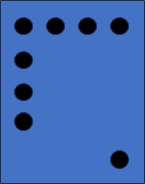
#> input picture e2e-tutorials/object_detection/data/raw/board.png, 145 x 184 px
$ jupyter execute 01-CreateTestSet.ipynb
#> lines starting #> are read from the running program, lines starting #| are printed output that depends on the picture
# Creating Test Set

In this notebook we generate some artificial example image to check the model and the created pipeline functionality.
Our model is trained to detect holes and scratches on a workpiece of the shopfloor, so the test set will contain images with circles at certain positions (representing the intended holes) and/or lines (representing unintended scratches on the board).

### Create Dataset

First we create the 'valid board' which only contains the 7 intended holes and no scratches, with a background image of size (224x224).

[cell 1]
from PIL import Image

_canvas_size = (224, 224)
_WHITE = (255, 255, 255)
_BLACK = (0, 0, 0)
_BLUE = (68,115,197)

board = Image.open("../data/raw/board.png")
#> board is the input picture: PIL image 145x184 RGBA; mean R, G, B, A 62.3, 104.7, 179.3, 255
print("board size:", board.size)
#| board size: (145, 184)
canvas = Image.new(mode="RGB", size=_canvas_size, color=_WHITE)
#> canvas: PIL image 224x224 RGB; every value is 255
print("canvas size:", canvas.size)
#| canvas size: (224, 224)

display(board)

Now let's create a method to rotate the board on the background with random angle!

[cell 2]
from random import randint

def randomize(original: Image):
    canvas = Image.new(mode="RGB", size=_canvas_size, color=_WHITE)
    delta_x = canvas.size[0] - original.size[0]
#> delta_x = 79
    rnd_x = randint(10, delta_x - 10)
#> rnd_x = 64
    delta_y = canvas.size[1] - original.size[1]
#> delta_y = 40
    rnd_y = randint(10, delta_y  - 10)
#> rnd_y = 22
    rotation = randint(-10,10)

    canvas.paste(original.rotate(rotation, expand=True, fillcolor=_WHITE), (rnd_x, rnd_y))
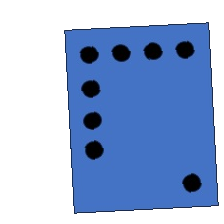
#> canvas: PIL image 224x224 RGB; mean R, G, B 152.6, 175.1, 214.7
    return canvas

valid_board = randomize(board)

display(valid_board)

[cell 3]
from pathlib import Path

labels = ["VALID", "EXTRA_HOLE", "MISSING_HOLE", "DAMAGED"]
images_path = Path("../data/processed/")
training_set_size = 10

Now we can create some image variation for valid boards and will save into "VALID" folder.

[cell 4]
valid_board = Path(images_path / labels[0])
valid_board.mkdir(parents=True, exist_ok=True)

for i in range(training_set_size):
    image = randomize(board)
    image.save(valid_board / f"valid_{i}.jpg")
#> this loop made 10 passes
#> pass 1, `image = randomize(board)`:
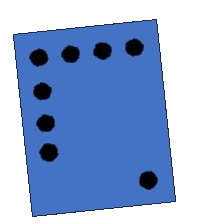
#> image: PIL image 224x224 RGB; mean R, G, B 152.5, 175, 214.7
#> pass 3, `image = randomize(board)`:
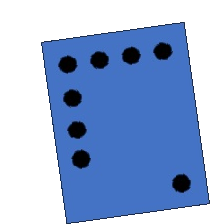
#> image: PIL image 224x224 RGB; mean R, G, B 152.5, 175, 214.7
#> after the loop:
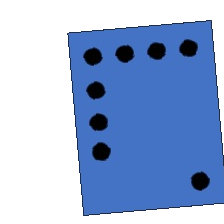
#> image: PIL image 224x224 RGB; mean R, G, B 152.9, 175.3, 214.9

Let's define a method to create extra hole on the board!

[cell 5]
from PIL import ImageDraw

def draw_extra_hole(original: Image):
    original = original.convert("RGBA")
    draw = ImageDraw.Draw(original)
    r = 10
    x = randint(20, original.size[0] - 20)
#> x = 91
    y = randint(20, original.size[1] - 20)
#> y = 45
    lu_point = (x - r, y - r)
#> lu_point = (81, 35)
    rb_point = (x + r, y + r)
#> rb_point = (101, 55)
    draw.ellipse([lu_point, rb_point], fill=_BLACK)

    return original.convert("RGB")

extra_hole = draw_extra_hole(board)

display(extra_hole)

[cell 6]
# Extra holes on board
extra_hole = Path(images_path / labels[1])
extra_hole.mkdir(parents=True, exist_ok=True)

for i in range(training_set_size):
    image = draw_extra_hole(board)
    rotated = randomize(image)
    rotated.save(extra_hole / f"extra_hole_{i}.jpg")
#> image: PIL image 145x184 RGB
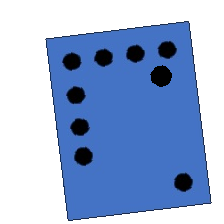
#> rotated: PIL image 224x224 RGB; mean R, G, B 152.1, 174.3, 213.4

Let's define a method to delete a hole from the board!

[cell 7]
from PIL import ImageDraw

def delete_hole(original: Image):
    holes = [
        [(13,16),(33,36)],
        [(46,18),(66,38)],
        [(78,17),(98,37)],
        [(110,17),(130,17)],

        [(13,51),(33,71)],
        [(14,83),(34,103)],
        [(13,111),(33,131)],
        [(110,150),(130,170)],
    ]
    original = original.convert("RGBA")
    draw = ImageDraw.Draw(original)
    r = randint(0, len(holes) - 1)
    draw.ellipse(holes[r], fill=_BLUE)

    return original.convert("RGB")

missing_hole = delete_hole(board)

display(missing_hole)

[cell 8]
# Missing holes on board
missing_hole = Path(images_path / labels[2])
missing_hole.mkdir(parents=True, exist_ok=True)

for i in range(training_set_size):
    image = delete_hole(board)
    rotated = randomize(image)
    rotated.save(missing_hole / f"missing_hole_{i}.jpg")
#> this loop made 10 passes
#> pass 1, `rotated = randomize(image)`:
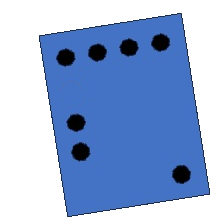
#> rotated: PIL image 224x224 RGB; mean R, G, B 152.9, 175.6, 215.7
#> after the loop:
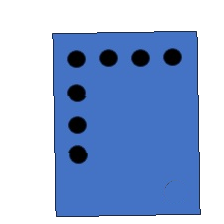
#> rotated: PIL image 224x224 RGB; mean R, G, B 152.9, 175.6, 215.7

Let's define a method to create scratches on the board!

[cell 9]
from matplotlib import pyplot as plt

def draw_lines(original: Image):
    original = original.convert("RGBA")
    draw = ImageDraw.Draw(original)

    points = []
    for i in range(randint(2,6)):
        x1 = randint(36, original.size[0] - 36)
        y1 = randint(36, original.size[1] - 36)
        _point = (x1, y1)
        points.append(_point)
#> after the loop, points = [(77, 114), (50, 98)]

    draw.line(points, fill=_BLACK, width=2)

    return original.convert("RGB")

lined = draw_lines(board)
plt.imshow(lined)

[cell 10]
# Extra lines on board
extra_line = Path(images_path / labels[3])
extra_line.mkdir(parents=True, exist_ok=True)

for i in range(training_set_size):
    image = draw_lines(board)
    rotated = randomize(image)
    rotated.save(extra_line / f"damaged_{i}.jpg")
#> this loop made 10 passes
#> pass 1, `rotated = randomize(image)`:
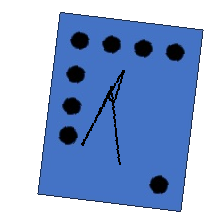
#> rotated: PIL image 224x224 RGB; mean R, G, B 152, 174.1, 213.1
#> pass 2, `rotated = randomize(image)`:
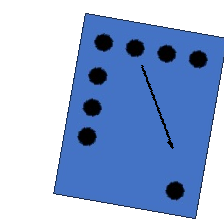
#> rotated: PIL image 224x224 RGB; mean R, G, B 152.4, 174.7, 214
#> after the loop:
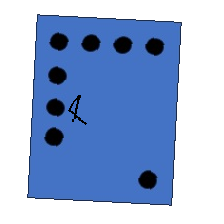
#> rotated: PIL image 224x224 RGB; mean R, G, B 152.4, 174.8, 214.3
